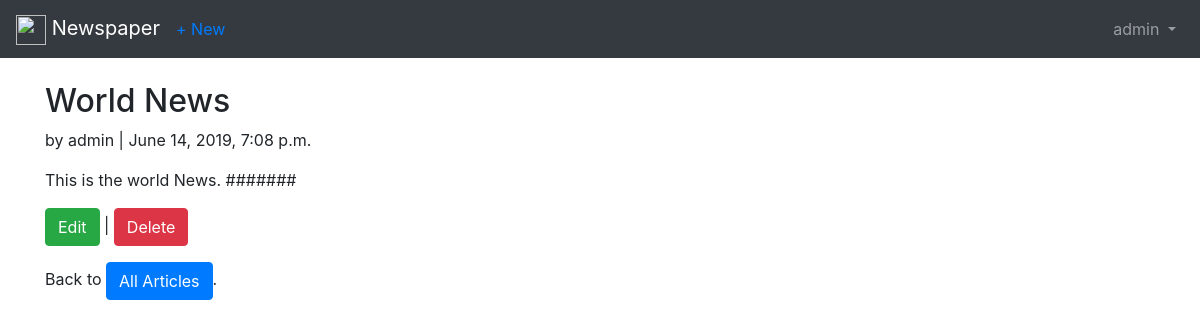
Screenshot of /articles/3/ (signed in) with the database file from the repository.
### user/models.py (models this page shows)
class CustomUser(AbstractUser):
    age = models.PositiveIntegerField(blank = True, null = True)

### articles/models.py (models this page shows, shortened)
class Article(models.Model):
    title = models.CharField(max_length = 255)
    body = models.TextField()
    date = models.DateTimeField(auto_now_add = True)
    author = models.ForeignKey(
        get_user_model(),
        on_delete = models.CASCADE,
    )

### articles/views.py (the view)
# urls.py: path('<int:pk>/', ArticleDetailView.as_view(), name = 'article_detail'),
class ArticleDetailView(LoginRequiredMixin, DetailView):
    model = Article
    template_name = 'article_detail.html'
    login_url = 'login'

### templates/article_detail.html
{% extends 'base.html' %}
{% block content %}
<div class="article-entry">
    <h2>{{ object.title }}</h2>
    <p>by {{ object.author }} | {{ object.date }}</p>
    <p>{{ object.body }}</p>
</div>
<p>
    <a href="{% url 'article_edit'  article.pk %}" class="btn btn-success">Edit</a> |
    <a href="{% url 'article_delete' article.pk %}" class="btn btn-danger">Delete</a>
</p>
<p>Back to <a href="{% url 'article_list' %}" class="btn btn-primary">All Articles</a>.</p>
{% endblock content %}

### templates/base.html (shortened to what this page needs)
{% load static %}
<!DOCTYPE html>
<html lang="en">
<head>
    <link rel="stylesheet" href="https://stackpath.bootstrapcdn.com/bootstrap/4.3.1/css/bootstrap.min.css">
</head>
<body>
    <nav class="navbar navbar-expand-md navbar-dark bg-dark mb-4">
        <a class="navbar-brand" href="{% url 'home' %}">
            <img src="https://upload.wikimedia.org/wikipedia/commons/c/cf/MSN_News_icon.png" width="30" height="30"
                alt="">
            Newspaper
        </a>
        {% if user.is_authenticated %}
        <ul class="navbar-nav mr-auto">
            <li class="nav-item"><a href="{% url 'article_new' %}">+ New</a></li>
        </ul>
        {% endif %}
        <div class="collapse navbar-collapse" id="navbarCollapse">
            {% if user.is_authenticated %}
            <ul class="navbar-nav ml-auto">
                <li class="nav-item">
                    <a class="nav-link dropdown-toggle" href="#" id="userMenu" data-toggle="dropdown"
                        aria-haspopup="true" aria-expanded="false">
                        {{ user.username }}
                    </a>
                </li>
            </ul>
            {% endif %}
        </div>
    </nav>
    <div class="container">
        {% block content %}
        {% endblock content %}
    </div>
</body>
</html>

### rows the page displays
CustomUser: username "admin"
Article: title "World News", author "admin", date "June 14, 2019, 7:08 p.m.", body "This is the world News. #######"
